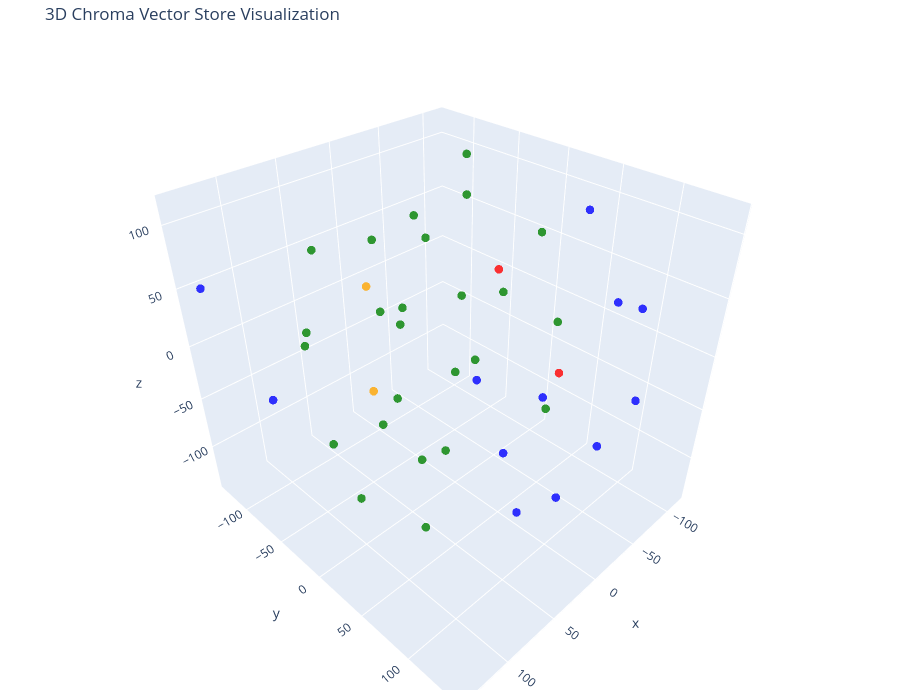

The code cell stored with this chart in its notebook:
### Code cell
# Let's try 3D!

tsne = TSNE(n_components=3, random_state=42)
reduced_vectors = tsne.fit_transform(vectors)

# Create the 3D scatter plot
fig = go.Figure(data=[go.Scatter3d(
    x=reduced_vectors[:, 0],
    y=reduced_vectors[:, 1],
    z=reduced_vectors[:, 2],
    mode='markers',
    marker=dict(size=5, color=colors, opacity=0.8),
    text=[f"Type: {t}<br>Text: {d[:100]}..." for t, d in zip(doc_types, documents)],
    hoverinfo='text'
)])

fig.update_layout(
    title='3D Chroma Vector Store Visualization',
    scene=dict(xaxis_title='x', yaxis_title='y', zaxis_title='z'),
    width=900,
    height=700,
    margin=dict(r=10, b=10, l=10, t=40)
)

fig.show()

### Figure 1 — Plotly figure (JSON) as saved in the notebook; plotly's stock layout.template omitted (floating-point values rounded to 4 significant figures)
{"data": [{"hoverinfo": "text", "marker": {"color": ["blue", "blue", "blue", "blue", "blue", "blue", "blue", "blue", "blue", "blue", "blue", "blue", "red", "red", "orange", "orange", "green", "green", "green", "green", "green", "green", "green", "green", "green", "green", "green", "green", "green", "green", "green", "green", "green", "green", "green", "green", "green", "green", "green", "green", "green"], "opacity": 0.8, "size": 5}, "mode": "markers", "text": ["Type: products<br>Text: # CareAssist Voice AI\n\n- Product ID: PROD-ACN-003\n- Company: Accenture\n- Category: Healthcare Contac...", "Type: products<br>Text: ## Pricing (Synthetic)\n- Platform License: USD 210,000 per year\n- Usage: USD 0.022 per voice minute\n...", "Type: products<br>Text: # SecureOps Fusion\n\n- Product ID: PROD-ACN-002\n- Company: Accenture\n- Category: Managed Cybersecurit...", "Type: products<br>Text: ## Pricing (Synthetic)\n- Base Managed SOC: USD 420,000 per year\n- Advanced Threat Module: USD 140,00...", "Type: products<br>Text: # DataSphere One\n\n- Product ID: PROD-ACN-004\n- Company: Accenture\n- Category: Enterprise Data Platfo...", "Type: products<br>Text: ## Pricing (Synthetic)\n- Platform Subscription: USD 320,000 per year\n- Data Governance Module: USD 1...", "Type: products<br>Text: # Accenture - Product and Solutions Catalog (Synthetic)\n\n## Product Portfolio\n\n### PROD-ACN-001: Int...", "Type: products<br>Text: ### PROD-ACN-003: CareAssist Voice AI\n- Category: Healthcare Contact Center AI\n- Description: Conver...", "Type: products<br>Text: # IntelliContract AI\n\n- Product ID: PROD-ACN-001\n- Company: Accenture\n- Category: Legal and Procurem...", "Type: products<br>Text: ## Pricing (Synthetic)\n- Starter: USD 95,000 per year\n- Enterprise: USD 280,000 per year\n- Optional ...", "Type: products<br>Text: # InsightGrid CX\n\n- Product ID: PROD-ACN-005\n- Company: Accenture\n- Category: Customer Experience An...", "Type: products<br>Text: ## Pricing (Synthetic)\n- Professional: USD 145,000 per year\n- Enterprise: USD 260,000 per year\n- Adv...", "Type: contracts<br>Text: # Accenture - Contract Portfolio (Synthetic)\n\n## Contract Summary\nThis file contains synthetic enter...", "Type: contracts<br>Text: ### ACN-CTR-2026-003\n- Client: Helios Health Network\n- Contract Type: AI Contact Center Modernizatio...", "Type: company<br>Text: # Accenture - Company Profile\n\n## Overview\n- Company Name: Accenture (Synthetic Dataset)\n- Industry:...", "Type: company<br>Text: ## Data Relationships\n- Related contracts are in `knowledge-base/contracts/`\n- Employee directory is...", "Type: employees<br>Text: # Accenture - Employee Directory (Synthetic)\n\n## Employee Records\n\n### EMP-ACN-1042\n- Name: Maya Sri...", "Type: employees<br>Text: ### EMP-ACN-1105\n- Name: Rahul Menon\n- Role: Director, Data Platform Engineering\n- Location: Singapo...", "Type: employees<br>Text: ### EMP-ACN-1302\n- Name: Lucas Pereira\n- Role: Manager, Cloud FinOps\n- Location: Sao Paulo, Brazil\n-...", "Type: employees<br>Text: ### EMP-ACN-1303\n- Name: Hannah Brooks\n- Role: Lead, Experience Strategy\n- Location: London, UK\n- Bu...", "Type: employees<br>Text: ### EMP-ACN-1304\n- Name: Omar Haddad\n- Role: Associate Director, Enterprise Security Architecture\n- ...", "Type: employees<br>Text: ### EMP-ACN-1305\n- Name: Keiko Tanaka\n- Role: Data Science Manager\n- Location: Tokyo, Japan\n- Busine...", "Type: employees<br>Text: ### EMP-ACN-1306\n- Name: Michael Osei\n- Role: Consultant, Industry X Operations\n- Location: Accra, G...", "Type: employees<br>Text: ### EMP-ACN-1307\n- Name: Emily Carter\n- Role: Senior Analyst, Talent Analytics\n- Location: Chicago, ...", "Type: employees<br>Text: ### EMP-ACN-1308\n- Name: Arjun Patel\n- Role: Senior Engineer, Platform Reliability\n- Location: Hyder...", "Type: employees<br>Text: ### EMP-ACN-1309\n- Name: Elena Popov\n- Role: Legal Operations Specialist\n- Location: Bucharest, Roma...", "Type: employees<br>Text: ### EMP-ACN-1310\n- Name: Noah Williams\n- Role: Product Manager, Intelligent Automation\n- Location: T...", "Type: employees<br>Text: # Maya Srinivasan\n\n- Employee ID: EMP-ACN-1042\n- Role: Managing Director, Retail Transformation\n- Lo...", "Type: employees<br>Text: # Omar Haddad\n\n- Employee ID: EMP-ACN-1304\n- Role: Associate Director, Enterprise Security Architect...", "Type: employees<br>Text: # Sofia Martinez\n\n- Employee ID: EMP-ACN-1210\n- Role: Director, Applied AI Solutions\n- Location: Mad...", "Type: employees<br>Text: # Keiko Tanaka\n\n- Employee ID: EMP-ACN-1305\n- Role: Data Science Manager\n- Location: Tokyo, Japan\n- ...", "Type: employees<br>Text: # Hannah Brooks\n\n- Employee ID: EMP-ACN-1303\n- Role: Lead, Experience Strategy\n- Location: London, U...", "Type: employees<br>Text: # Lucas Pereira\n\n- Employee ID: EMP-ACN-1302\n- Role: Manager, Cloud FinOps\n- Location: Sao Paulo, Br...", "Type: employees<br>Text: # Noah Williams\n\n- Employee ID: EMP-ACN-1310\n- Role: Product Manager, Intelligent Automation\n- Locat...", "Type: employees<br>Text: # Daniel Kim\n\n- Employee ID: EMP-ACN-1178\n- Role: Senior Director, Cyber Defense Services\n- Location...", "Type: employees<br>Text: # Emily Carter\n\n- Employee ID: EMP-ACN-1307\n- Role: Senior Analyst, Talent Analytics\n- Location: Chi...", "Type: employees<br>Text: # Michael Osei\n\n- Employee ID: EMP-ACN-1306\n- Role: Consultant, Industry X Operations\n- Location: Ac...", "Type: employees<br>Text: # Elena Popov\n\n- Employee ID: EMP-ACN-1309\n- Role: Legal Operations Specialist\n- Location: Bucharest...", "Type: employees<br>Text: # Arjun Patel\n\n- Employee ID: EMP-ACN-1308\n- Role: Senior Engineer, Platform Reliability\n- Location:...", "Type: employees<br>Text: # Priya Nair\n\n- Employee ID: EMP-ACN-1301\n- Role: Senior Manager, AI Program Delivery\n- Location: Pu...", "Type: employees<br>Text: # Rahul Menon\n\n- Employee ID: EMP-ACN-1105\n- Role: Director, Data Platform Engineering\n- Location: S..."], "type": "scatter3d", "x": [-29.23, -27.49, 36.23, -77.93, 119.7, -4.553, 16.35, -46.13, 138.5, -19.46, 42.8, -97.28, 23.57, -37.46, 0.9178, 31.44, -15.49, -55.03, 85.3, -114.6, 56.66, 105.2, -17.47, -106.8, 135.5, 90.77, -72.43, -21.11, 92.84, -82.88, -0.9984, 71.0, -74.27, 37.72, -54.12, 50.77, -31.06, -69.32, 107.8, 24.34, 53.03], "y": [141.9, 119.0, 131.0, 55.4, -74.75, 66.32, 66.21, 107.0, -116.7, 4.788, 117.9, 98.12, 60.95, 71.38, -104.2, -64.85, -5.15, -47.42, -21.59, -13.83, -23.37, -40.64, -92.37, 15.92, 22.23, 60.16, -46.38, -54.05, 25.61, 28.88, -12.57, -5.685, -62.02, 36.81, -122.6, -130.1, 18.86, -120.2, 76.82, -35.56, -100.9], "z": [5.952, 74.12, -46.61, 101.9, -30.59, -137.7, -60.01, -66.65, 56.17, -43.02, 34.97, 30.55, 95.45, -11.15, 7.788, -64.25, 113.9, -0.5685, -120.4, 48.82, 98.01, 38.67, -113.6, -21.5, -5.083, -87.63, -74.32, 62.08, 78.75, -94.45, -117.5, -42.6, 112.9, 10.57, -44.23, -40.75, 39.64, 44.0, -1.305, 11.46, 61.25]}], "layout": {"height": 700, "margin": {"b": 10, "l": 10, "r": 10, "t": 40}, "scene": {"xaxis": {"title": {"text": "x"}}, "yaxis": {"title": {"text": "y"}}, "zaxis": {"title": {"text": "z"}}}, "title": {"text": "3D Chroma Vector Store Visualization"}, "width": 900}}
